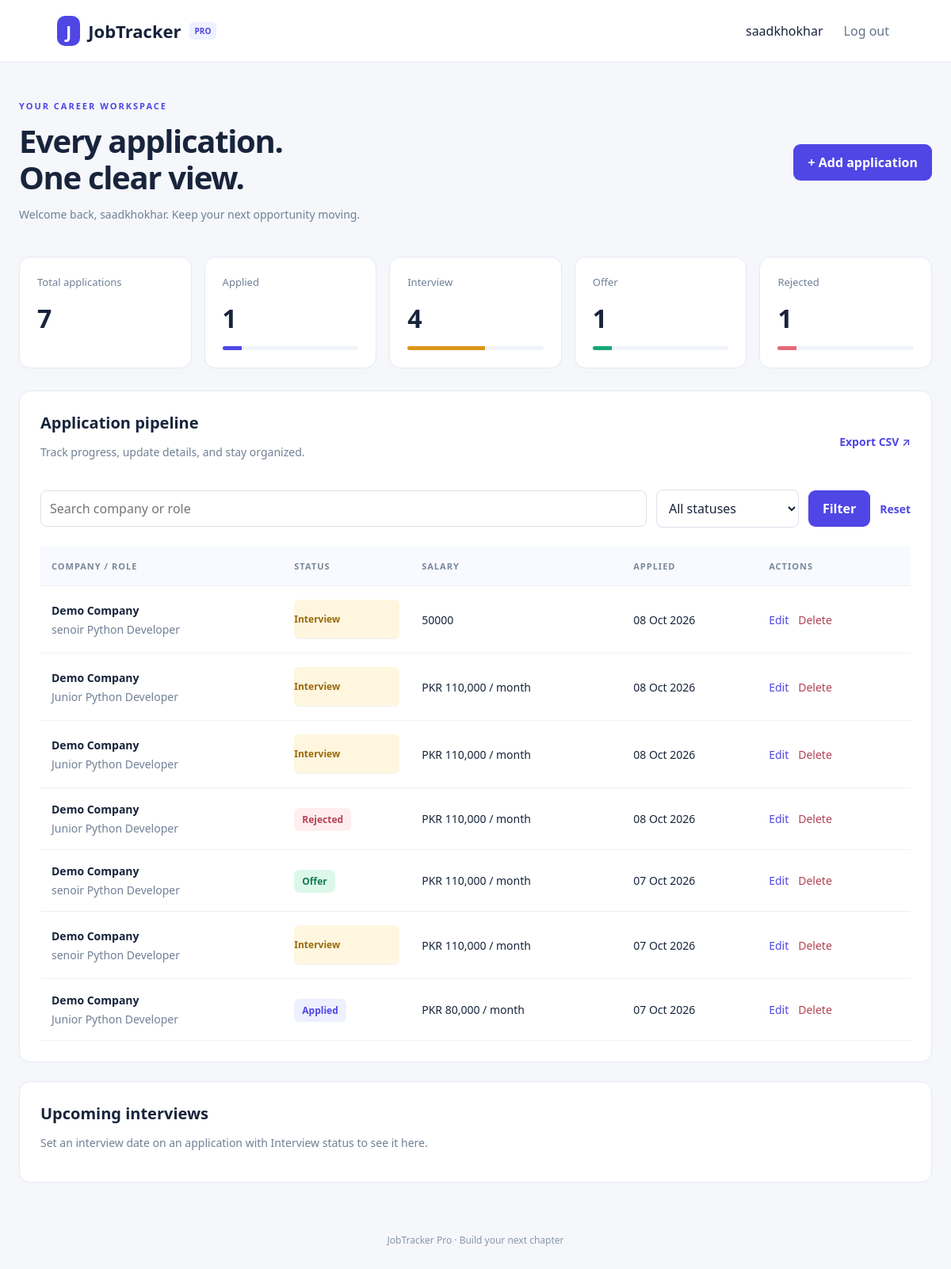
The app's page / (signed in) with its own data.
### jobs/models.py (models this page shows, shortened)
class JobApplication(models.Model):
    class Status(models.TextChoices):
        APPLIED='applied','Applied'
        INTERVIEW='interview','Interview'
        OFFER='offer','Offer'
        REJECTED='rejected','Rejected'
    user=models.ForeignKey(settings.AUTH_USER_MODEL,on_delete=models.CASCADE,related_name='applications')
    company=models.CharField(max_length=150)
    role=models.CharField(max_length=150)
    job_link=models.URLField(blank=True)
    salary=models.CharField(max_length=100,blank=True)
    status=models.CharField(max_length=20,choices=Status.choices,default=Status.APPLIED)
    applied_date=models.DateField(default=timezone.localdate)
    interview_at=models.DateTimeField(blank=True,null=True)
    notes=models.TextField(blank=True)
    created_at=models.DateTimeField(auto_now_add=True)
    class Meta:
        ordering=['-applied_date','-created_at']

### jobs/views.py (the view)
# urls.py: urlpatterns=[path('',views.dashboard,name='dashboard'),path('signup/',views.signup,name='signup'),path('login/',auth.LoginView.as_view(),name='login'),path('logout/',auth.LogoutView.as_view(),name='lo
@login_required
def dashboard(request):
    all_jobs=JobApplication.objects.filter(user=request.user)
    jobs=all_jobs
    q=request.GET.get('q','').strip()
    status=request.GET.get('status','')
    if q: jobs=jobs.filter(Q(company__icontains=q)|Q(role__icontains=q))
    if status: jobs=jobs.filter(status=status)
    stats=[{'label':label,'count':all_jobs.filter(status=value).count(),'status':value} for value,label in JobApplication.Status.choices]
    return render(request,'jobs/dashboard.html',{'applications':jobs,'total':all_jobs.count(),'stats':stats,'q':q,'selected_status':status,'statuses':JobApplication.Status.choices,'upcoming':all_jobs.filter(status='interview',interview_at__gte=timezone.now()).order_by('interview_at')[:5]})

### templates/jobs/dashboard.html
{% extends 'base.html' %}{% block content %}
<div class="hero"><div><p class="eyebrow">YOUR CAREER WORKSPACE</p><h1>Every application.<br>One clear view.</h1><p class="muted">Welcome back, {{ user.username }}. Keep your next opportunity moving.</p></div><a class="button" href="{% url 'add' %}">+ Add application</a></div>
<div class="stats"><div class="card"><p>Total applications</p><strong>{{ total }}</strong></div>{% for stat in stats %}<div class="card"><p>{{ stat.label }}</p><strong>{{ stat.count }}</strong><div class="track"><div class="fill {{ stat.status }}" style="width:{% if total %}{% widthratio stat.count total 100 %}{% else %}0{% endif %}%"></div></div></div>{% endfor %}</div>
<section class="panel"><div class="section-head"><div><h2>Application pipeline</h2><p class="muted">Track progress, update details, and stay organized.</p></div><a class="link" href="{% url 'export' %}">Export CSV ↗</a></div><form class="filters" method="get"><input name="q" value="{{ q }}" placeholder="Search company or role" aria-label="Search"><select name="status" aria-label="Status"><option value="">All statuses</option>{% for value,label in statuses %}<option value="{{ value }}" {% if selected_status == value %}selected{% endif %}>{{ label }}</option>{% endfor %}</select><button class="button">Filter</button><a class="link" href="{% url 'dashboard' %}">Reset</a></form><div class="table-wrap"><table><thead><tr><th>Company / Role</th><th>Status</th><th>Salary</th><th>Applied</th><th>Actions</th></tr></thead><tbody>{% for a in applications %}<tr><td><b>{{ a.company }}</b><div class="muted">{{ a.role }}</div></td><td><span class="badge {{ a.status }}">{{ a.get_status_display }}</span></td><td>{{ a.salary|default:'—' }}</td><td>{{ a.applied_date|date:'d M Y' }}</td><td class="actions"><a href="{% url 'edit' a.pk %}">Edit</a>{% if a.job_link %}<a href="{{ a.job_link }}" target="_blank" rel="noopener noreferrer">Job ↗</a>{% endif %}<a class="danger" href="{% url 'delete' a.pk %}">Delete</a></td></tr>{% empty %}<tr><td colspan="5" class="empty"><h3>No applications found</h3><p>Add your first application or adjust your filters.</p></td></tr>{% endfor %}</tbody></table></div></section>
<section class="panel upcoming"><h2>Upcoming interviews</h2>{% for a in upcoming %}<div class="interview"><div><b>{{ a.company }}</b><p class="muted">{{ a.role }}</p></div><span>{{ a.interview_at|date:'d M Y · H:i' }} PKT</span></div>{% empty %}<p class="muted">Set an interview date on an application with Interview status to see it here.</p>{% endfor %}</section>{% endblock %}

### templates/base.html
{% load static %}
<!doctype html><html lang="en"><head><meta charset="utf-8"><meta name="viewport" content="width=device-width,initial-scale=1"><title>JobTracker Pro</title><link rel="stylesheet" href="{% static 'style.css' %}"></head><body><header class="nav"><a class="brand" href="{% url 'dashboard' %}"><span class="logo">J</span> JobTracker<span class="pro">PRO</span></a>{% if user.is_authenticated %}<div class="account"><span>{{ user.username }}</span><form method="post" action="{% url 'logout' %}">{% csrf_token %}<button class="quiet">Log out</button></form></div>{% endif %}</header><main>{% for message in messages %}<div class="notice" role="status">{{ message }}</div>{% endfor %}{% block content %}{% endblock %}</main><footer>JobTracker Pro · Build your next chapter</footer></body></html>

### static/style.css (style rules this page uses)
* { box-sizing:border-box }
body { margin:0;font-family:system-ui,-apple-system,Segoe UI,sans-serif;background:#f5f7fb;color:#18243b }
a { color:#4f46e5;text-decoration:none }
button,input,select,textarea { font:inherit }
.nav { padding:20px 6%;background:#fff;border-bottom:1px solid #e4e8f0;display:flex;justify-content:space-between;align-items:center }
.brand { font-size:22px;font-weight:800;color:#17213b;display:flex;gap:10px;align-items:center }
.logo { background:#4f46e5;color:white;padding:4px 11px;border-radius:10px }
.pro { font-size:10px;background:#eef0ff;color:#4f46e5;padding:4px 7px;border-radius:5px }
.account { display:flex;align-items:center;gap:20px }
.quiet { border:0;background:transparent;color:#64748b;cursor:pointer }
main { max-width:1240px;margin:auto;padding:36px 24px }
.hero { display:flex;align-items:center;justify-content:space-between;gap:24px;margin-bottom:30px }
.eyebrow { font-size:11px;letter-spacing:2px;font-weight:800;color:#4f46e5 }
h1 { font-size:40px;line-height:1.15;letter-spacing:-1.3px;margin:14px 0 }
h2 { font-size:20px;margin:0 0 8px }
.muted { color:#718096;font-size:14px }
.button { display:inline-block;background:#4f46e5;color:white;border:0;padding:12px 18px;border-radius:9px;font-weight:650;cursor:pointer }
.stats { display:grid;grid-template-columns:repeat(5,1fr);gap:16px;margin:28px 0 }
.card,.panel { background:white;border:1px solid #e5e9f2;border-radius:14px;box-shadow:0 4px 16px #18243b03 }
.card { padding:22px }
.card p { font-size:13px;color:#718096;margin:0 0 15px }
.card strong { font-size:32px }
.track { height:5px;background:#f1f3f9;border-radius:10px;margin-top:14px;overflow:hidden }
.fill { height:100%;background:#4f46e5 }
.fill.interview { background:#d99716 }
.fill.offer { background:#16a779 }
.fill.rejected { background:#e26a78 }
.panel { padding:26px }
.section-head { display:flex;justify-content:space-between;align-items:center;gap:15px }
.filters { display:flex;gap:12px;margin:24px 0;align-items:center }
input,select,textarea { width:100%;border:1px solid #dce1eb;border-radius:8px;padding:11px;background:#fff;color:#18243b }
.filters input { flex:1 }
.filters select { width:180px }
.link { font-size:14px;font-weight:600;white-space:nowrap }
.table-wrap { overflow-x:auto }
table { width:100%;border-collapse:collapse;white-space:nowrap }
th { text-align:left;font-size:11px;text-transform:uppercase;letter-spacing:1px;color:#7a879d;background:#f8faff }
th,td { padding:17px 14px;border-bottom:1px solid #edf0f5 }
td { font-size:14px }
td .muted { margin-top:5px }
.badge { padding:6px 10px;border-radius:7px;font-size:12px;font-weight:600;background:#eef0ff;color:#4f46e5 }
.badge.interview { background:#fff6df;color:#996a0c }
.badge.offer { background:#dcf8eb;color:#137b56 }
.badge.rejected { background:#ffedef;color:#b24354 }
.actions a { margin-right:12px }
.danger { color:#b24354 }
.upcoming { margin-top:24px }
.interview { display:flex;justify-content:space-between;gap:20px;padding:16px 0;border-bottom:1px solid #edf0f5 }
footer { text-align:center;color:#8a96aa;font-size:12px;padding:28px }

### records on screen
JobApplication: company "Demo Company", role "senoir Python Developer", status "Interview", salary "50000", applied_date "08 Oct 2026"
JobApplication: company "Demo Company", role "Junior Python Developer", status "Interview", salary "PKR 110,000 / month", applied_date "08 Oct 2026"
JobApplication: company "Demo Company", role "Junior Python Developer", status "Interview", salary "PKR 110,000 / month", applied_date "08 Oct 2026"
JobApplication: company "Demo Company", role "Junior Python Developer", status "Rejected", salary "PKR 110,000 / month", applied_date "08 Oct 2026"
JobApplication: company "Demo Company", role "senoir Python Developer", status "Offer", salary "PKR 110,000 / month", applied_date "07 Oct 2026"
JobApplication: company "Demo Company", role "senoir Python Developer", status "Interview", salary "PKR 110,000 / month", applied_date "07 Oct 2026"
JobApplication: company "Demo Company", role "Junior Python Developer", status "Applied", salary "PKR 80,000 / month", applied_date "07 Oct 2026"

### other values on screen
{{ user.username }} "saadkhokhar"
{{ total }} "7"
{{ stat.label }} "Applied" "Interview" "Offer" "Rejected"
{{ stat.count }} "1" "4" "1" "1"
